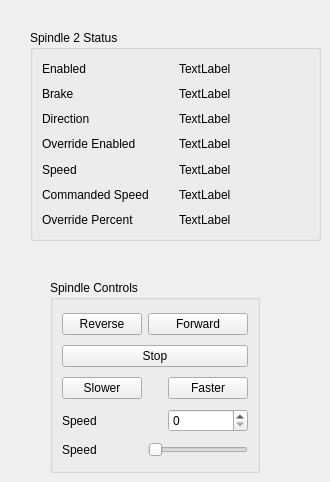
      <widget class="QWidget" name="tab_4">
       <attribute name="title">
        <string>S2</string>
       </attribute>
       <widget class="QGroupBox" name="groupBox_3">
        <property name="geometry">
         <rect>
          <x>30</x>
          <y>30</y>
          <width>291</width>
          <height>211</height>
         </rect>
        </property>
        <property name="title">
         <string>Spindle 2 Status</string>
        </property>
        <layout class="QGridLayout" name="gridLayout_4">
         <item row="1" column="0">
          <widget class="QLabel" name="label_15">
           <property name="text">
            <string>Brake</string>
           </property>
          </widget>
         </item>
         <item row="2" column="0">
          <widget class="QLabel" name="label_16">
           <property name="text">
            <string>Direction</string>
           </property>
          </widget>
         </item>
         <item row="4" column="0">
          <widget class="QLabel" name="label_17">
           <property name="text">
            <string>Speed</string>
           </property>
          </widget>
         </item>
         <item row="5" column="1">
          <widget class="QLabel" name="spindle_cmd_speed_2_lb">
           <property name="text">
            <string>TextLabel</string>
           </property>
          </widget>
         </item>
         <item row="4" column="1">
          <widget class="QLabel" name="spindle_speed_2_lb">
           <property name="text">
            <string>TextLabel</string>
           </property>
          </widget>
         </item>
         <item row="3" column="1">
          <widget class="QLabel" name="spindle_override_enabled_2_lb">
           <property name="text">
            <string>TextLabel</string>
           </property>
          </widget>
         </item>
         <item row="1" column="1">
          <widget class="QLabel" name="spindle_brake_2_lb">
           <property name="text">
            <string>TextLabel</string>
           </property>
          </widget>
         </item>
         <item row="0" column="0">
          <widget class="QLabel" name="label_18">
           <property name="text">
            <string>Enabled</string>
           </property>
          </widget>
         </item>
         <item row="5" column="0">
          <widget class="QLabel" name="label_19">
           <property name="text">
            <string>Commanded Speed</string>
           </property>
          </widget>
         </item>
         <item row="2" column="1">
          <widget class="QLabel" name="spindle_direction_2_lb">
           <property name="text">
            <string>TextLabel</string>
           </property>
          </widget>
         </item>
         <item row="0" column="1">
          <widget class="QLabel" name="spindle_enabled_2_lb">
           <property name="text">
            <string>TextLabel</string>
           </property>
          </widget>
         </item>
         <item row="3" column="0">
          <widget class="QLabel" name="label_20">
           <property name="text">
            <string>Override Enabled</string>
           </property>
          </widget>
         </item>
         <item row="6" column="0">
          <widget class="QLabel" name="label_21">
           <property name="text">
            <string>Override Percent</string>
           </property>
          </widget>
         </item>
         <item row="6" column="1">
          <widget class="QLabel" name="spindle_override_2_lb">
           <property name="text">
            <string>TextLabel</string>
           </property>
          </widget>
         </item>
        </layout>
       </widget>
       <widget class="QGroupBox" name="groupBox_11">
        <property name="geometry">
         <rect>
          <x>50</x>
          <y>280</y>
          <width>210</width>
          <height>193</height>
         </rect>
        </property>
        <property name="title">
         <string>Spindle Controls</string>
        </property>
        <layout class="QGridLayout" name="gridLayout_12">
         <item row="0" column="0">
          <widget class="QPushButton" name="spindle_rev_2_pb">
           <property name="text">
            <string>Reverse</string>
           </property>
          </widget>
         </item>
         <item row="0" column="1" colspan="2">
          <widget class="QPushButton" name="spindle_fwd_2_pb">
           <property name="text">
            <string>Forward</string>
           </property>
          </widget>
         </item>
         <item row="1" column="0" colspan="3">
          <widget class="QPushButton" name="spindle_stop_2_pb">
           <property name="text">
            <string>Stop</string>
           </property>
          </widget>
         </item>
         <item row="2" column="0">
          <widget class="QPushButton" name="spindle_minus_2_pb">
           <property name="text">
            <string>Slower</string>
           </property>
          </widget>
         </item>
         <item row="2" column="2">
          <widget class="QPushButton" name="spindle_plus_2_pb">
           <property name="text">
            <string>Faster</string>
           </property>
          </widget>
         </item>
         <item row="3" column="2">
          <widget class="QSpinBox" name="spindle_speed_2_sb"/>
         </item>
         <item row="3" column="0">
          <widget class="QLabel" name="label_61">
           <property name="text">
            <string>Speed</string>
           </property>
          </widget>
         </item>
         <item row="4" column="1" colspan="2">
          <widget class="QSlider" name="spindle_speed_2_sl">
           <property name="orientation">
            <enum>Qt::Horizontal</enum>
           </property>
          </widget>
         </item>
         <item row="4" column="0">
          <widget class="QLabel" name="label_62">
           <property name="text">
            <string>Speed</string>
           </property>
          </widget>
         </item>
        </layout>
       </widget>
      </widget>
